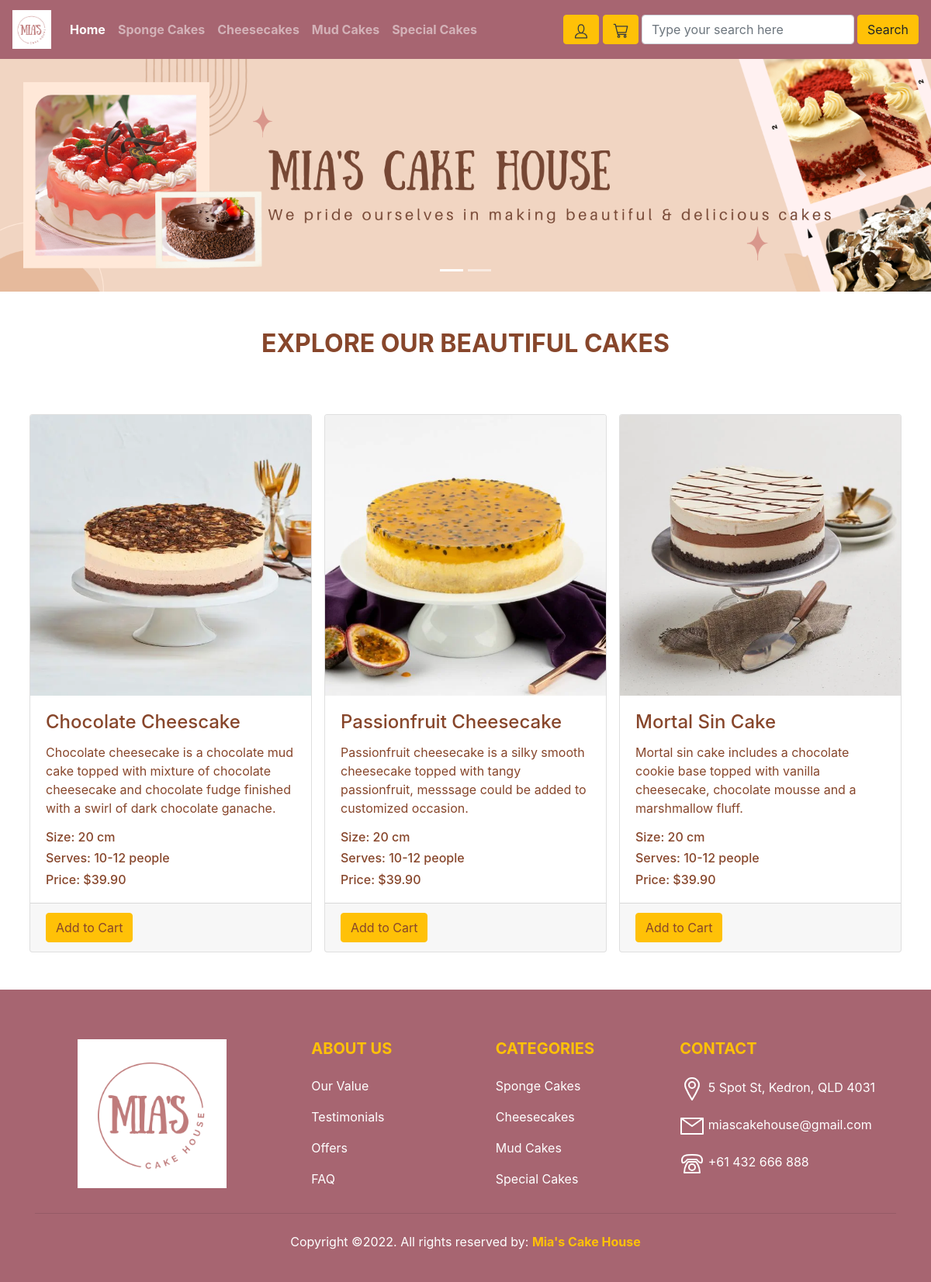
The app's page /cakes/2/ with its own data.
### miascakehouse/models.py (models this page shows, shortened)
class Cake(db.Model):
    __tablename__='cakes'
    id = db.Column(db.Integer, primary_key=True)
    name = db.Column(db.String(64),nullable=False)
    description = db.Column(db.String(500), nullable=False)
    image = db.Column(db.String(60), nullable=False)
    size = db.Column(db.String(64),nullable=False)
    serves = db.Column(db.String(64),nullable=False)
    price = db.Column(db.Float, nullable=False)
    category_id = db.Column(db.Integer, db.ForeignKey('categories.id'))

### miascakehouse/views.py (the view)
@bp.route('/cakes/<int:categoryid>/')
def categorycakes(categoryid):
    cakes = Cake.query.filter(Cake.category_id == categoryid)
    return render_template('categorycakes.html', cakes=cakes)

### miascakehouse/forms.py
class SearchForm(FlaskForm):
    searched = StringField("Searched",validators=[InputRequired()])
    submit = SubmitField("Search")

### miascakehouse/views.py (called while the page is built)
@bp.context_processor
def base():
    form = SearchForm()
    return dict(form=form)

### miascakehouse/templates/categorycakes.html (shortened to what this page needs)
{% extends 'base.html' %}
{% block main %}
<section>
<div class="container">
    <div class="row mt-5 mb-3">
        <div class = "col-md-6 offset-md-3 text-center">
            <div class="font-weight-bold" style="color:rgb(135, 70, 43)">
                <h2><strong>EXPLORE OUR BEAUTIFUL CAKES</strong></h2>
            </div>
        </div>
    </div>
    <div class="card-deck">
        {% for cake in cakes%}
        <div class="card mx-2 my-5">
            <img class="card-img-top" src="{{url_for('static', filename='image/'+cake.image)}}" alt="Cake image">
            <div class="card-body">
                <h4 class="card-title" style="color:rgb(135, 70, 43)">{{cake.name}}</h4>
                <p class="card-text" style="color:rgb(135, 70, 43)">{{cake.description}}</p>
                <h6 class="card-text" style="color:rgb(135, 70, 43)">Size: {{cake.size}}</h6>
                <h6 class="card-text" style="color:rgb(135, 70, 43)">Serves: {{cake.serves}}</h6>
                <h6 class="card-text" style="color:rgb(135, 70, 43)">Price: {{"$%.2f"|format(cake.price)}}</h6>
            </div>
            <div class="card-footer">
                <form action="{{ url_for('main.order') }}">
                    <input class="btn btn-warning" style="color:rgb(135, 70, 43)" type="submit" value="Add to Cart">
                </form>
            </div>
        </div>
        {% endfor %}
    </div>
</div>
</section>
{% endblock %}

### records on screen
Cake: image (picture), name "Chocolate Cheescake", description "Chocolate cheesecake is a chocolate mud cake topped with mixture of chocolate cheesecake and chocolate fudge finished with a swirl of dark chocolate ganache.", size "20 cm", serves "10-12 people", price "$39.90"
Cake: image (picture), name "Passionfruit Cheesecake", description "Passionfruit cheesecake is a silky smooth cheesecake topped with tangy passionfruit, messsage could be added to customized occasion.", size "20 cm", serves "10-12 people", price "$39.90"
Cake: image (picture), name "Mortal Sin Cake", description "Mortal sin cake includes a chocolate cookie base topped with vanilla cheesecake, chocolate mousse and a marshmallow fluff.", size "20 cm", serves "10-12 people", price "$39.90"
